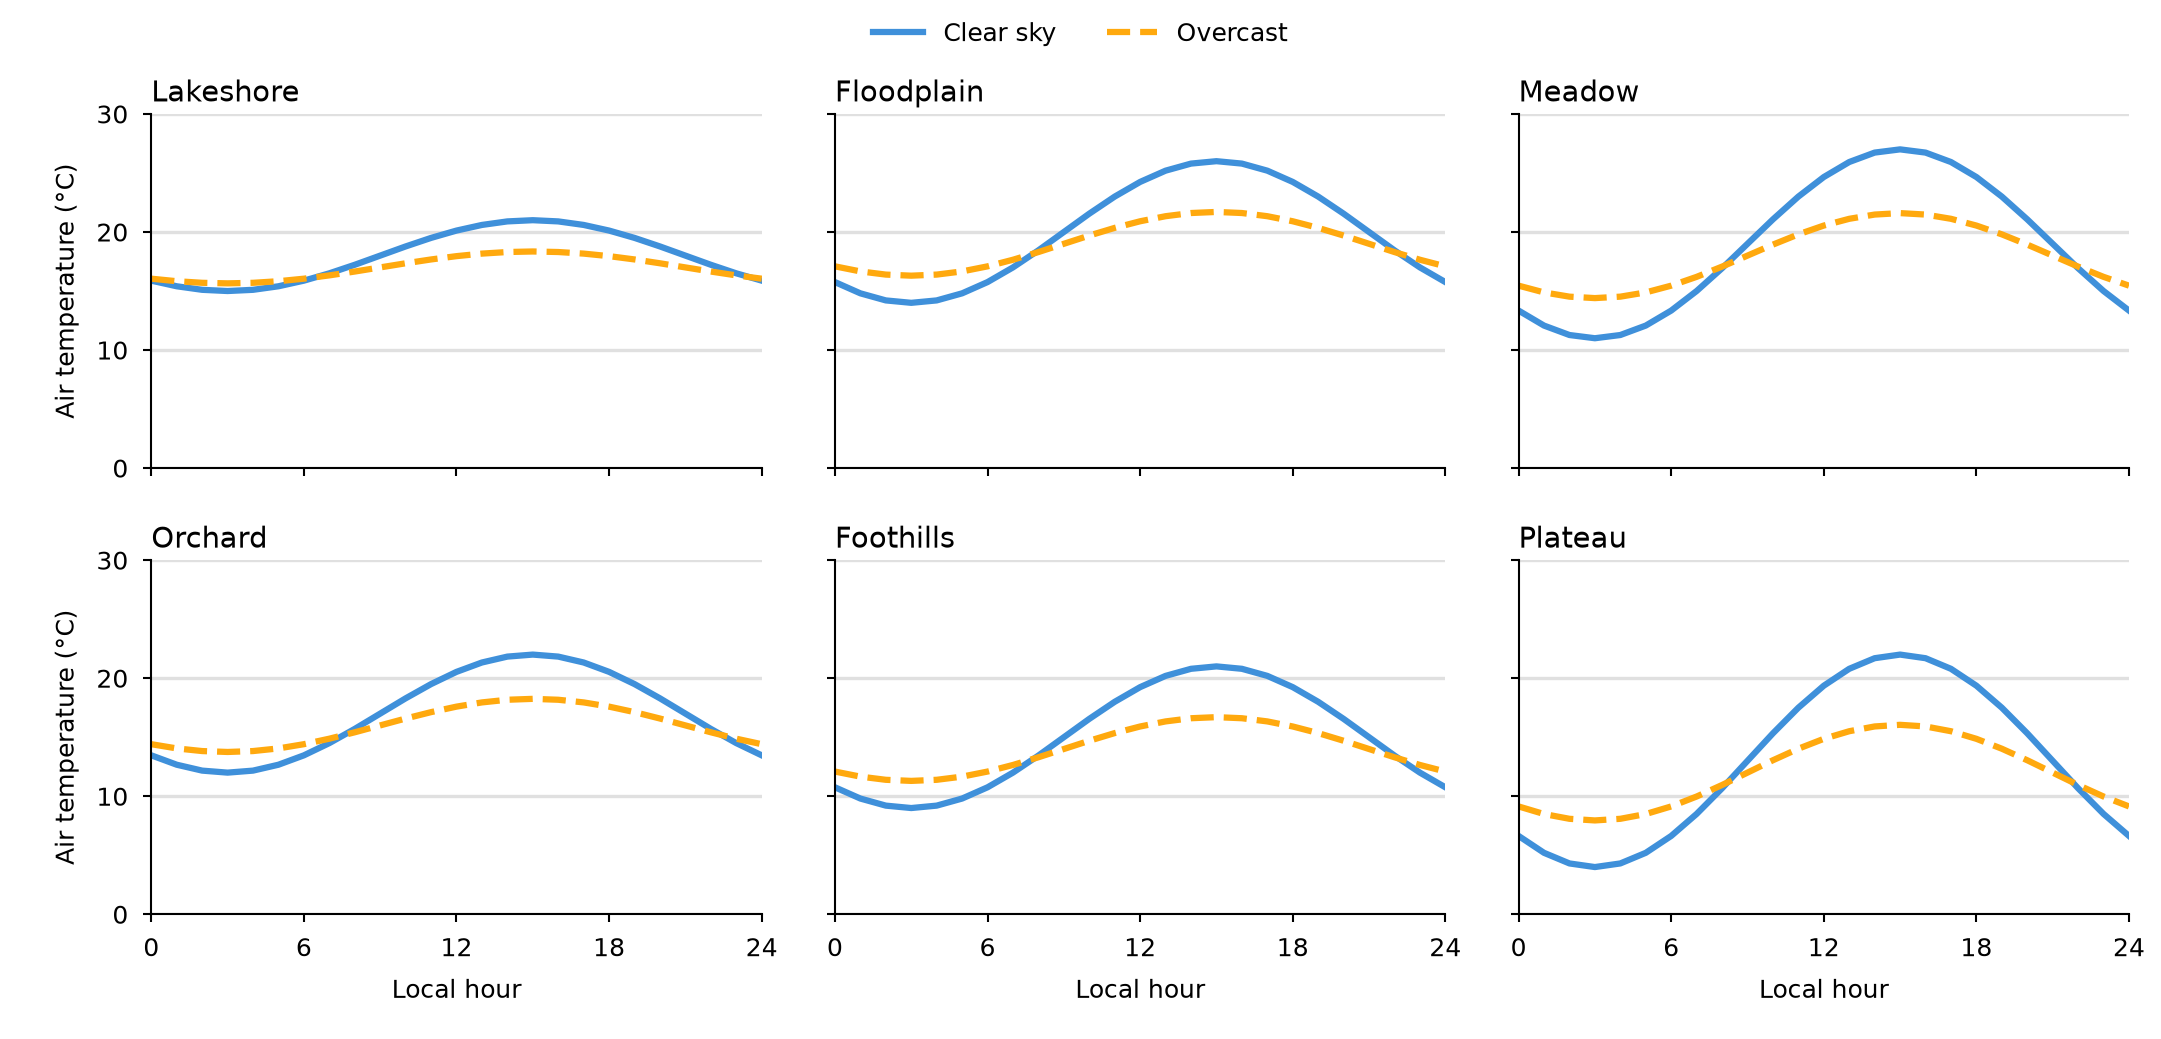

This figure's Python source:
"""Small multiples: daily temperatures at six sites on shared axes with one legend.
Synthetic data. Writes snippet.png next to this file.
"""

import os
from pathlib import Path

import matplotlib.pyplot as plt
import numpy as np

MM = 1 / 25.4
STYLE_DIR = Path(__file__).resolve().parent / "../../../styles"
# Site name, daily mean temperature (°C), and daily amplitude (°C).
SITES = [
    ("Lakeshore", 18, 3), ("Floodplain", 20, 6), ("Meadow", 19, 8),
    ("Orchard", 17, 5), ("Foothills", 15, 6), ("Plateau", 13, 9),
]


def draw_site(ax, name, mean, amplitude):
    hours = np.arange(25)
    cycle = np.cos(2 * np.pi * (hours - 15) / 24)
    clear = mean + amplitude * cycle
    overcast = mean - 1 + 0.45 * amplitude * cycle
    ax.plot(hours, clear, color="C0", label="Clear sky")
    ax.plot(hours, overcast, color="C1",
            linestyle="--", label="Overcast")
    ax.set_axisbelow(True)
    ax.grid(axis="y", color="0.88")
    ax.set_title(name, loc="left", pad=3)


def main():
    default = STYLE_DIR / "default.mplstyle"
    sheets = [default] if default.is_file() else []
    if selected := os.environ.get("CEDALION_STYLE"):
        sheet = Path(selected).expanduser()
        sheets.append(sheet if sheet.is_file() else STYLE_DIR / (selected.removesuffix(".mplstyle") + ".mplstyle"))
    width_mm = float(os.environ.get("CEDALION_WIDTH_MM", 183))
    with plt.style.context(sheets):
        fig, axes = plt.subplots(2, 3, sharex=True, sharey=True,
                                 figsize=(width_mm * MM, 88 * MM))
        for ax, (name, mean, amplitude) in zip(axes.flat, SITES):
            draw_site(ax, name, mean, amplitude)
            ax.set_xlabel("Local hour")
            ax.set_ylabel("Air temperature (°C)")
            ax.label_outer()

        first = axes[0, 0]
        first.set_xlim(0, 24)
        first.set_xticks([0, 6, 12, 18, 24])
        first.set_ylim(0, 30)
        first.set_yticks([0, 10, 20, 30])
        handles, labels = first.get_legend_handles_labels()
        fig.legend(handles, labels, loc="upper center", ncol=2, frameon=False)
        fig.subplots_adjust(left=0.07, right=0.985, top=0.89, bottom=0.12,
                            hspace=0.26, wspace=0.12)
        fig.savefig(os.environ.get("CEDALION_SNIPPET_PNG", Path(__file__).with_name("snippet.png")), dpi=300)
        plt.close(fig)


if __name__ == "__main__":
    main()
